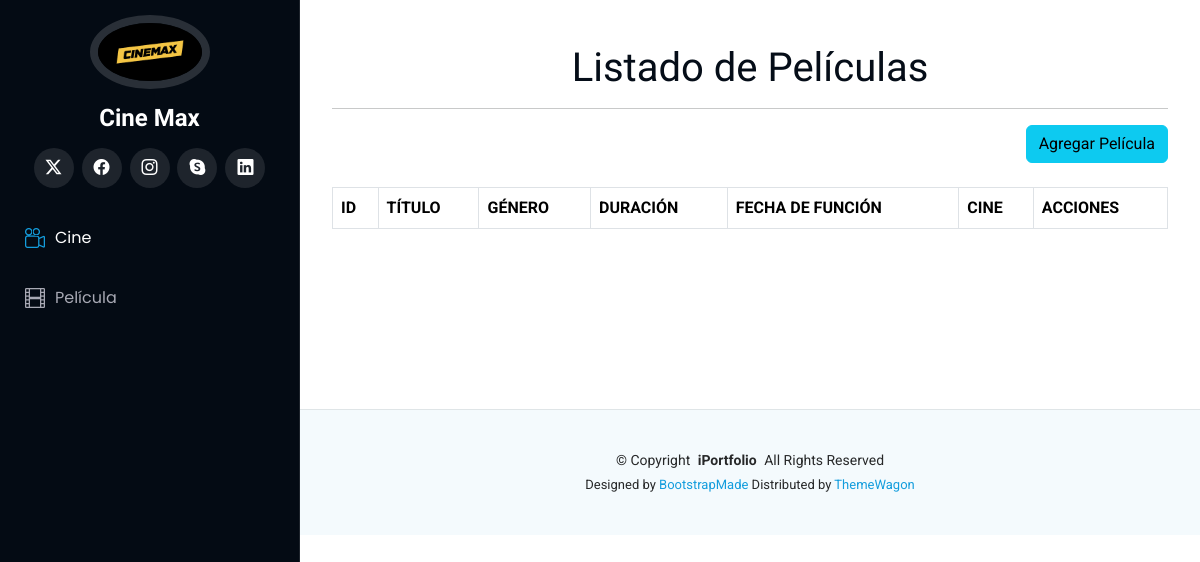
Page /peliculas on the earlier database version.
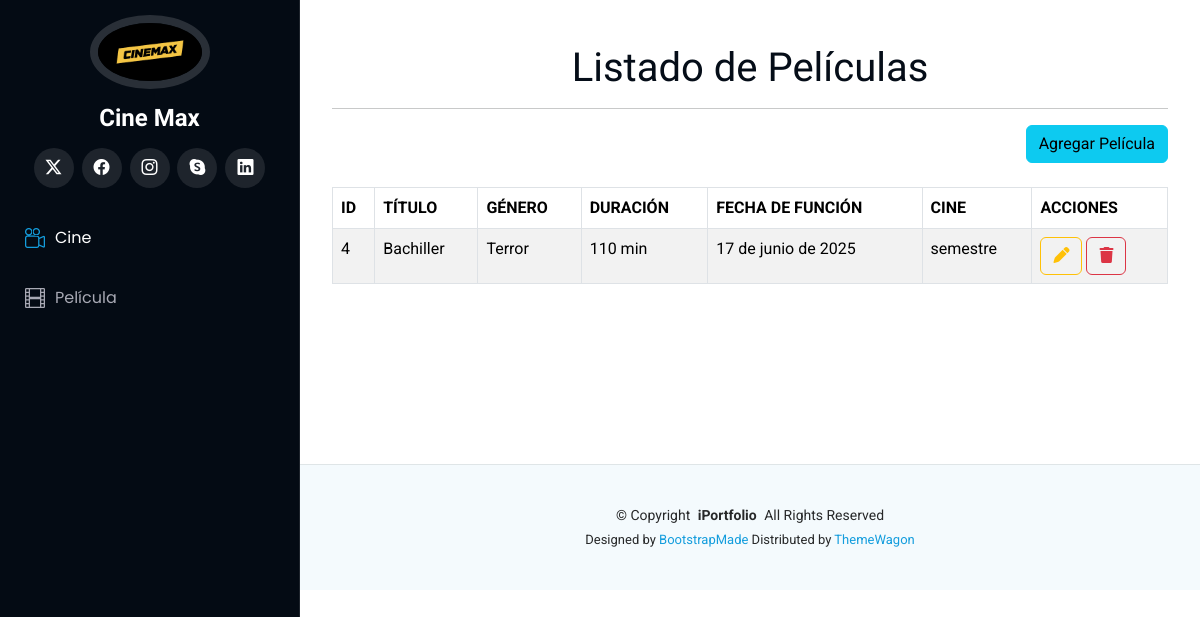
Same page on the later database version.
### Aplicaciones/Funcion/models.py (models this page shows)
class Pelicula(models.Model):
    titulo = models.CharField(max_length=150)
    genero = models.CharField(max_length=50)
    duracion = models.PositiveIntegerField(help_text="Duración en minutos")
    fecha_funcion = models.DateField()
    cine = models.ForeignKey(Cine, on_delete=models.CASCADE, related_name='peliculas')
    logo = models.FileField(upload_to='peli_logo', null=True, blank=True)
    archivo = models.FileField(upload_to='peli_archivos', null=True, blank=True)

class Cine(models.Model):
    nombre = models.CharField(max_length=100)
    direccion = models.CharField(max_length=200)
    ciudad = models.CharField(max_length=100)
    capacidad_total = models.PositiveIntegerField()
    numero_salas = models.PositiveIntegerField()
    logo = models.FileField(upload_to='cine_logo', null=True, blank=True)

### Aplicaciones/Funcion/views.py (the view)
# urls.py: path('peliculas', views.listar_peliculas),
def listar_peliculas(request):
    peliculas = Pelicula.objects.select_related("cine")
    return render(request, "inicio_pelicula.html", {"peliculas": peliculas})

### Aplicaciones/Funcion/templates/inicio_pelicula.html (shortened to what this page needs)
{% extends './plantilla.html' %}
{% block contenido %}
<br>
<h1 class="text-center">Listado de Películas</h1>
<hr>
<div class="row">
    <div class="text-end">
        <a href="/nuevaPelicula" class="btn btn-info text-right">
            Agregar Película
        </a>
    </div>
</div>
<br>
<table class="table table-bordered table-striped table-hover" id="tbl_peliculas">
    <thead>
        <tr class="bg-primary">
            <th>ID</th>
            <th>TÍTULO</th>
            <th>GÉNERO</th>
            <th>DURACIÓN</th>
            <th>FECHA DE FUNCIÓN</th>
            <th>CINE</th>
            <th>ACCIONES</th>
        </tr>
    </thead>
    <tbody>
        {% for pelicula in peliculas %}
            <tr>
                <td>{{ pelicula.id }}</td>
                <td>{{ pelicula.titulo }}</td>
                <td>{{ pelicula.genero }}</td>
                <td>{{ pelicula.duracion }} min</td>
                <td>{{ pelicula.fecha_funcion }}</td>
                <td>{{ pelicula.cine.nombre }}</td>
                <td>
                    <a href="/editarPelicula/{{ pelicula.id }}" class="btn btn-outline-warning">
                        <i class="fa fa-pen"></i>
                    </a>
                    <a href="#" data-id="{{ pelicula.id }}" class="btn btn-outline-danger btnEliminar">
                        <i class="fa fa-trash"></i>
                    </a>
                </td>
            </tr>
        {% endfor %}
    </tbody>
</table>
<br><br><br><br><br><br>
{% endblock %}

Differences in the rows shown:
added Pelicula: id "4", titulo "Bachiller", genero "Terror", duracion "110", fecha_funcion "17 de junio de 2025", cine.nombre "semestre"
